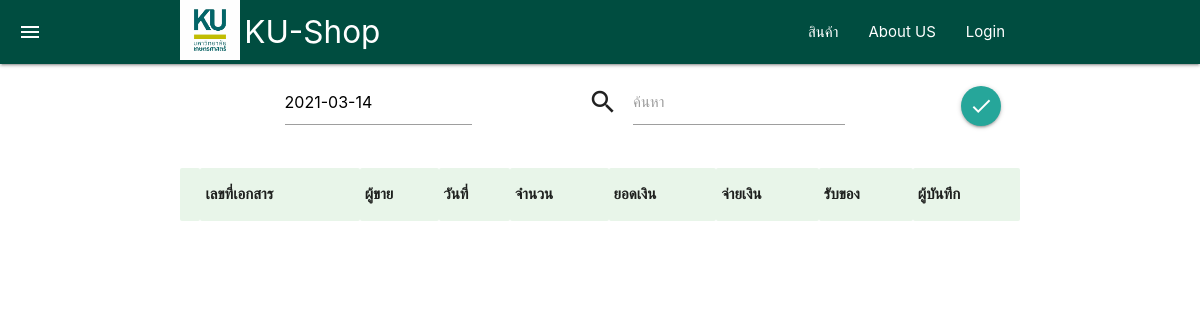
Before: /buy_list.php?finddate=2021-03-14 with the older database file.
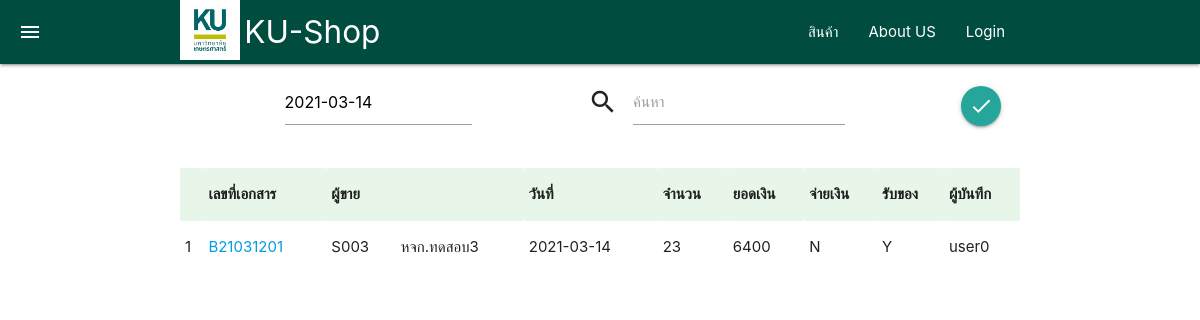
After: the same page with the newer database file.
### tables this page shows
CREATE TABLE `buy` (
  `buy_id` varchar(50) NOT NULL,
  `sup_id` varchar(50) DEFAULT NULL,
  `buy_date` date DEFAULT NULL,
  `buy_time` time DEFAULT NULL,
  `buy_qty` tinyint(4) DEFAULT NULL,
  `buy_money` float DEFAULT NULL,
  `buy_paid` varchar(1) DEFAULT 'N',
  `buy_recv` varchar(1) DEFAULT 'N',
  `key_date` date DEFAULT NULL,
  `key_time` time DEFAULT NULL,
  `key_id` varchar(50) DEFAULT NULL
);

CREATE TABLE `sup` (
  `sup_id` varchar(50) DEFAULT NULL,
  `sup_name` varchar(50) DEFAULT NULL,
  `sup_contact` varchar(100) DEFAULT NULL,
  `sup_add` text DEFAULT NULL,
  `sup_tel` varchar(100) DEFAULT NULL
);

### buy_list.php (the view, shortened to what this page needs)
<?php
    include 'connector.php';
?>
<!DOCTYPE html>
<html lang="th">
<head>
    <link rel="stylesheet" href="css/materialize.min.css">
    <link rel="stylesheet" href="iconfont/material-icons.css">
</head>
<body>
    <?php
        include "menuheader.php";
    ?>
    <div class="container">
        <form action="buy_list.php" method="GET">
            <div class="row valign-wrapper">
                <div class="col s5 m5 l3">
                    <?php
                        if(isset($_GET['finddate']))
                            $finddate=$_GET['finddate'];
                        else
                            $finddate=date('Y-m-d');
                    ?>
                    <input type="text" name="finddate" id="finddate" value="<?=$finddate?>" class="datepicker">
                </div>
                <div class="col s5 m5 l4  input-field right">
                    <i class="material-icons prefix">search</i>
                    <input id="findtext" name="findtext" type="text" class="validate" value="<?=$_GET['findtext']?>">
                    <label for="findtext">ค้นหา</label>
                </div>
                <div class="col s1 ">
                    <button type="submit" class="btn-floating"><i class="material-icons">done</i></button>
                </div>
            </div>
        </form>
    </div>
    <div class="container" id="item_pic">
        <table class="striped highlight">
            <tr class="green lighten-5">
                <th></th>
                <th>เลขที่เอกสาร</th>
                <th colspan="2">ผู้ขาย</th>
                <th>วันที่</th>
                <th>จำนวน</th>
                <th>ยอดเงิน</th>
                <th>จ่ายเงิน</th>
                <th>รับของ</th>
                <th>ผู้บันทึก</th>
            </tr>
            <?php
                $sql_data = "   SELECT *
                                FROM buy LEFT JOIN sup ON buy.sup_id = sup.sup_id
                                WHERE buy_id !=''
                                AND  (      buy_id LIKE  '%".$_GET['findtext']."%'
                                        OR  buy.sup_id LIKE  '%".$_GET['findtext']."%'
                                        OR  sup_name LIKE  '%".$_GET['findtext']."%'
                                        )
                                AND buy_date = '".$_GET['finddate']."'
                                ORDER BY buy_id LIMIT 0,30";
                $res_data = $db->query($sql_data);
                $j=0;
                while ($data_array = $res_data->fetch(PDO::FETCH_ASSOC))
                {
                    $j++;
                    ?>
                        <tr>
                            <td>
                                <?=$j?>
                            </td>
                            <td>
                                <a href="buy_show.php?buy_id=<?=$data_array['buy_id']?>  "><?=$data_array['buy_id']?></a>
                            </td>
                            <td>
                                <?=$data_array['sup_id']?>
                            </td>
                            <td>
                                <?=$data_array['sup_name']?>
                            </td>
                            <td>
                                <?=$data_array['buy_date']?>
                            </td>
                            <td>
                                <?=$data_array['buy_qty']?>
                            </td>
                            <td>
                                <?=$data_array['buy_money']?>
                            </td>
                            <td>
                                <?=$data_array['buy_paid']?>
                            </td>
                            <td>
                                <?=$data_array['buy_recv']?>
                            </td>
                            <td>
                                <?=$data_array['key_id']?>
                            </td>
                        </tr>
                    <?php
                }
            ?>
            </table>
    </div>
</body>
</html>

Changed rows visible on the page:
added buy: buy_id "B21031201", sup.sup_id "S003", sup.sup_name "หจก.ทดสอบ3", buy_date "2021-03-14", buy_qty "23", buy_money "6400", buy_paid "N", buy_recv "Y", key "user0"
